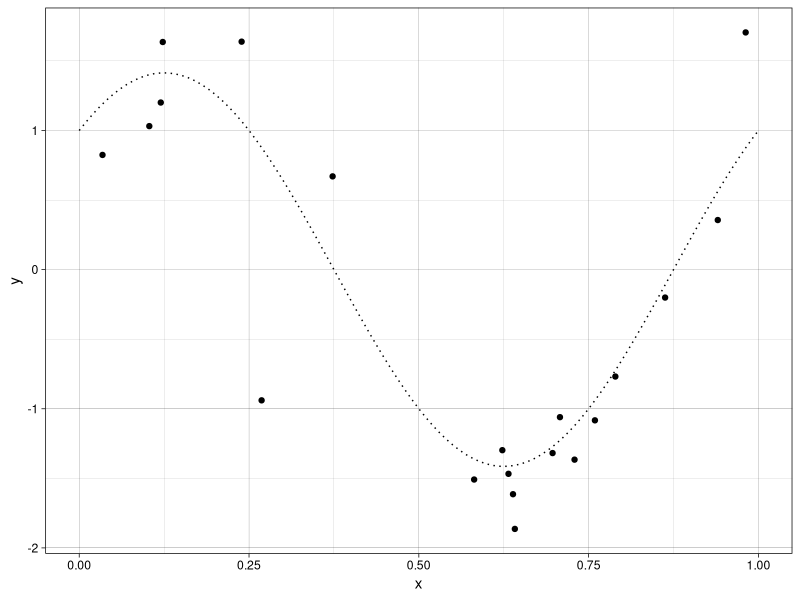
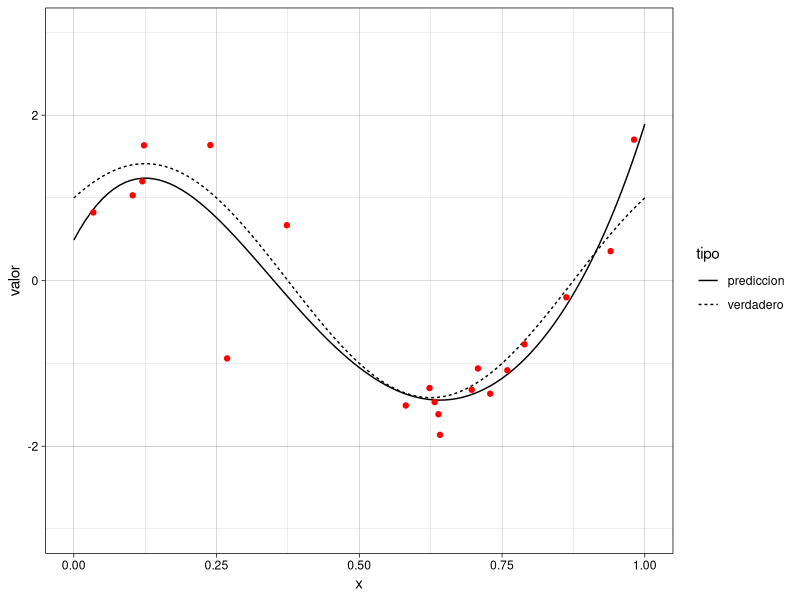
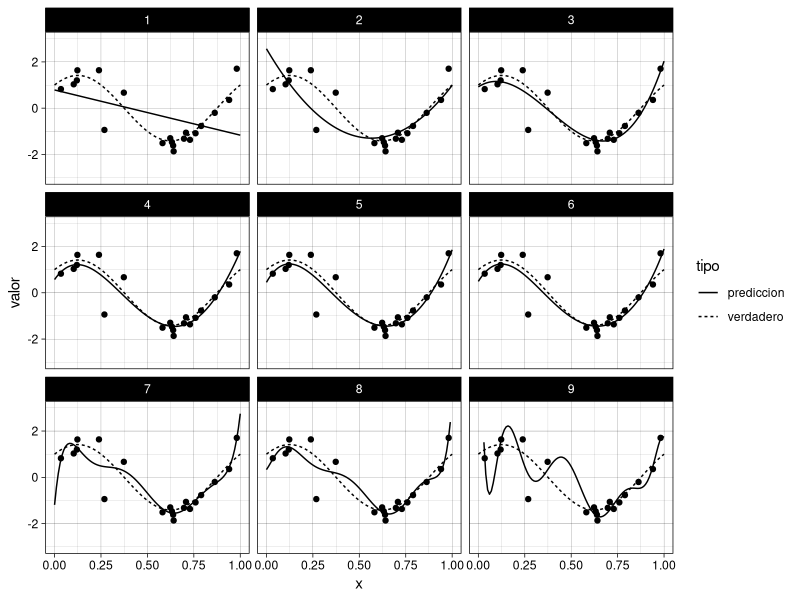
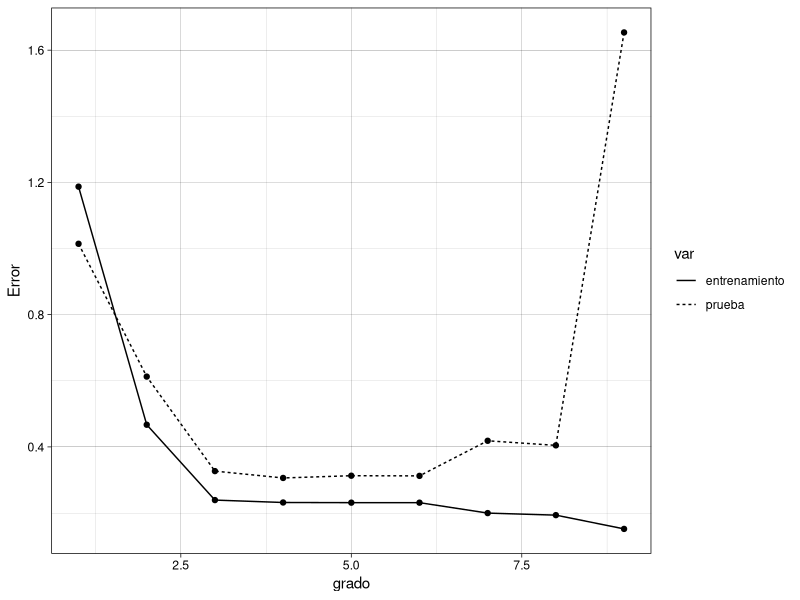
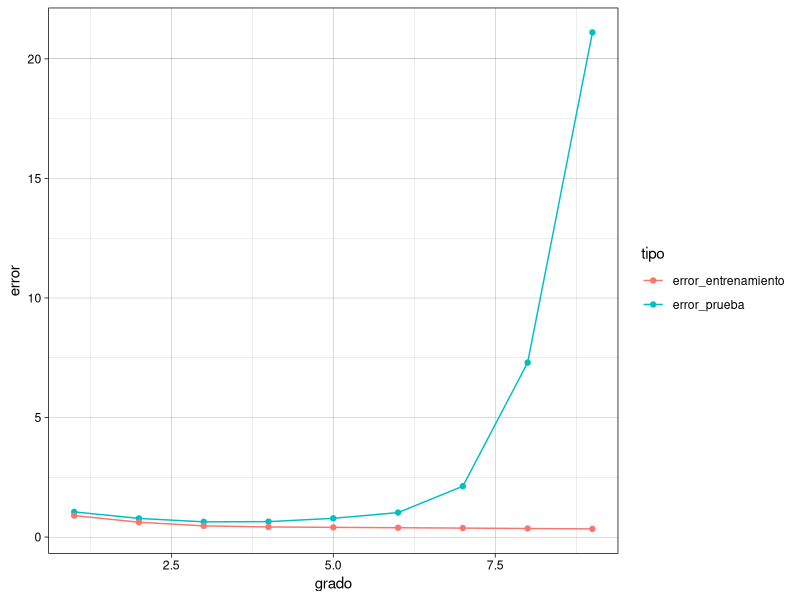
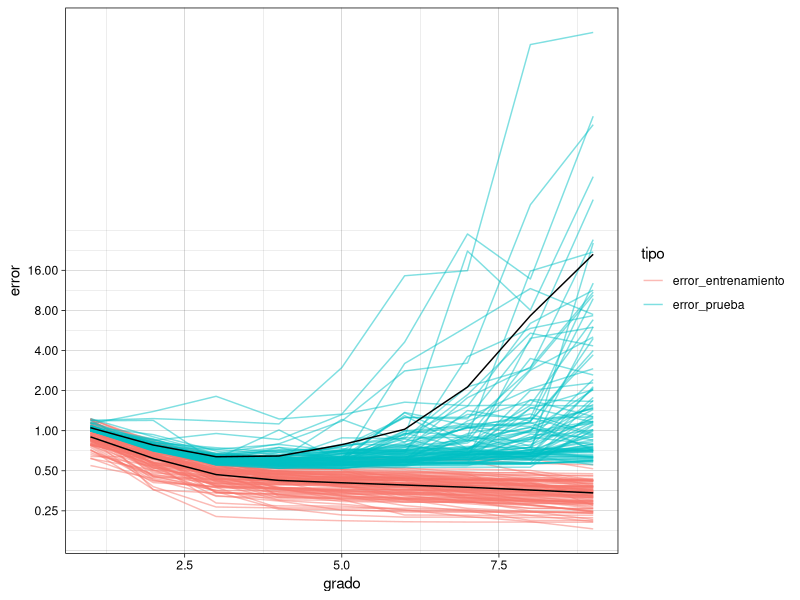

Write the R code that produced these figures, in order.
## ---- chunk 1
library(knitr)
library(ggplot2)
library(dplyr)
library(tidyr)
options(digits=2)

library(patchwork)
library(scales)
knitr::opts_chunk$set(echo = TRUE, message = FALSE, warning=FALSE, 
                      fig.align = 'center', fig.width = 5, fig.height=3, cache = TRUE)
comma <- function(x) format(x, digits = 2, big.mark = ",")
theme_set(theme_linedraw())
color.blues <- c(NA,"#BDD7E7", "#6BAED6", "#3182BD", "#08519C", "#074789", "#063e77", "#053464")
color.itam  <- c("#00362b", "#00503f", "#006953", "#008367", "#009c7b", "#00b68f")


sin_lineas <- theme(panel.grid.major = element_blank(), panel.grid.minor = element_blank())
sin_leyenda <- theme(legend.position = "none")
sin_ejes <- theme(axis.ticks = element_blank(), 
        axis.text = element_blank())
## ---- chunk 2
# Definimos la funcion
f <- function(x){
  sin(2*pi*x) + cos(2*pi*x)
}

# Procedimiento de simulacion
simular  <- function(n_muestra, sigma){
  x <- runif(n_muestra, 0, 1) 
  y <- f(x) + rnorm(length(x), mean = 0, sd = sigma)
  data.frame(x, y)
}

# Semilla para resultados reproducibles
set.seed(108727) 

# Simulamos
sd_mod <- 0.5
datos <- simular(20, sd_mod)
datos %>% head()
## ---- chunk 3
x_plot <- seq(0,1,0.01)
y_plot <- f(x_plot)
ggplot(datos, aes(x=x, y=y), colour='red')+
  geom_point() +
  annotate("line", x=x_plot, y=y_plot, linetype="dotted")
## ---- chunk 4
ajuste_mod <- function(datos, m){
  lm(y ~ poly(x, degree=m, raw = TRUE), data = datos) 
}
## ---- chunk 5
mod <- ajuste_mod(datos, m = 6)
data.frame(coef = coef(mod))
## ---- chunk 6
dat <- data.frame( x = x_plot, 
                   prediccion = predict(mod, newdata = data.frame(x=x_plot)),
                   verdadero  = y_plot)

datos_graf <- dat %>% gather(tipo, valor, prediccion:verdadero)
ggplot(datos_graf, aes(x=x, y=valor, linetype=tipo )) + 
    geom_line() +
    ylim(c(-3,3)) +
    annotate("point",x=datos$x, y=datos$y, colour="red")
## ---- chunk 7
ajustados <- predict(mod, newdata = datos)
mean((datos$y - ajustados)^2)
## ---- chunk 8
datos_prueba <- simular(1000, sd_mod)
predicciones <- predict(mod, newdata = datos_prueba)
mean((datos_prueba$y - predicciones)^2)
## ---- chunk 9
modelos <- lapply(1:9, function(i) ajuste_mod(datos, i))
modelos[[1]]
modelos[[3]]
modelos[[7]]
## ---- chunk 10
datos_graf_lista <- lapply(1:9, function(i){
   df <- data.frame(grado = i,  x=x_plot , 
        prediccion = predict(modelos[[i]], newdata = data.frame(x=x_plot)),
        verdadero  = y_plot)
    df   
})
datos_graf <- bind_rows(datos_graf_lista)

dat <- datos_graf %>% gather(tipo, valor, prediccion:verdadero)
ggplot(dat, aes(x=x, y=valor, linetype=tipo )) + 
    geom_line() +
    facet_wrap(~grado) + 
    ylim(c(-3,3)) + 
    annotate("point",x=datos$x, y=datos$y, colour="black")
## ---- chunk 11
errores_entrenamiento <- sapply(modelos, function(mod){ 
    ajustados_entrenamiento <- fitted(mod)
    mean((datos$y - ajustados_entrenamiento)^2)
    })
errores_entrenamiento
## ---- chunk 12
datos_prueba <- simular(1000, sd_mod)
errores_prueba <- sapply(modelos, function(mod){
    ajustados_prueba <- predict(mod, newdata = data.frame(x=datos_prueba$x))
    (mean( (datos_prueba$y - ajustados_prueba )^2))
    })
errores_prueba
## ---- chunk 13
errores <- data.frame(grado=1:9, entrenamiento=errores_entrenamiento, 
    prueba = errores_prueba)
errores.m <- errores %>% gather(var, valor, entrenamiento:prueba)
graf.3 <- ggplot(errores.m, aes(x=grado, y=valor, linetype=var)) + geom_point()+
    geom_line() + ylab("Error") 
graf.3
## ---- chunk 14
# muestra de prueba fija.

salida_lista <- lapply(1:500, function(i){
    # simular muestra de entrenamiento
    datos <- simular(20, sd_mod)
    # ajustar polinomios
    modelos <- lapply(1:9, function(m){
            mod <- lm(y ~ poly(x, degree=m, raw = TRUE), data = datos)
        mod
    })
    #calcular error de entrenamiento
    error_entrenamiento <- sapply(modelos, function(mod){ 
        ajustados_entrenamiento <- fitted(mod)
        sqrt(mean( (datos$y - ajustados_entrenamiento)^2))
    })

    # calcular estimación de error de prueba con la muestra de arriba
    error_prueba <- sapply(modelos, function(mod){
        ajustados.prueba <- predict(mod, newdata = data.frame(x=datos_prueba$x))
        sqrt(mean( (datos_prueba$y - ajustados.prueba )^2))
    })
    # regresar en un data.frame la evaluación de los modelos
    data.frame(grado = 1:9, error_entrenamiento, error_prueba, id=i)
})
sims <- bind_rows(salida_lista)

resumen_sims <- sims %>% 
  group_by(grado) %>%
  summarise(error_prueba = mean(error_prueba), 
            error_entrenamiento = mean(error_entrenamiento)) %>%
  gather(tipo, error, -grado)
  
ggplot(resumen_sims,
     aes(x=grado, y=error, col=tipo, group=tipo)) + geom_line() +
    geom_point()
## ---- chunk 15
salida_graf <- sims %>% 
  gather(tipo, error, error_entrenamiento:error_prueba)

ggplot(filter(salida_graf, id <= 100), 
       aes(x = grado, y = error)) + 
  geom_line(aes(group = interaction(id, tipo), colour = tipo), alpha = 0.5) +
  scale_y_log10(breaks = c(0.25,0.5,1,2,4,8,16)) +
  geom_line(data = resumen_sims, aes(group = tipo))
